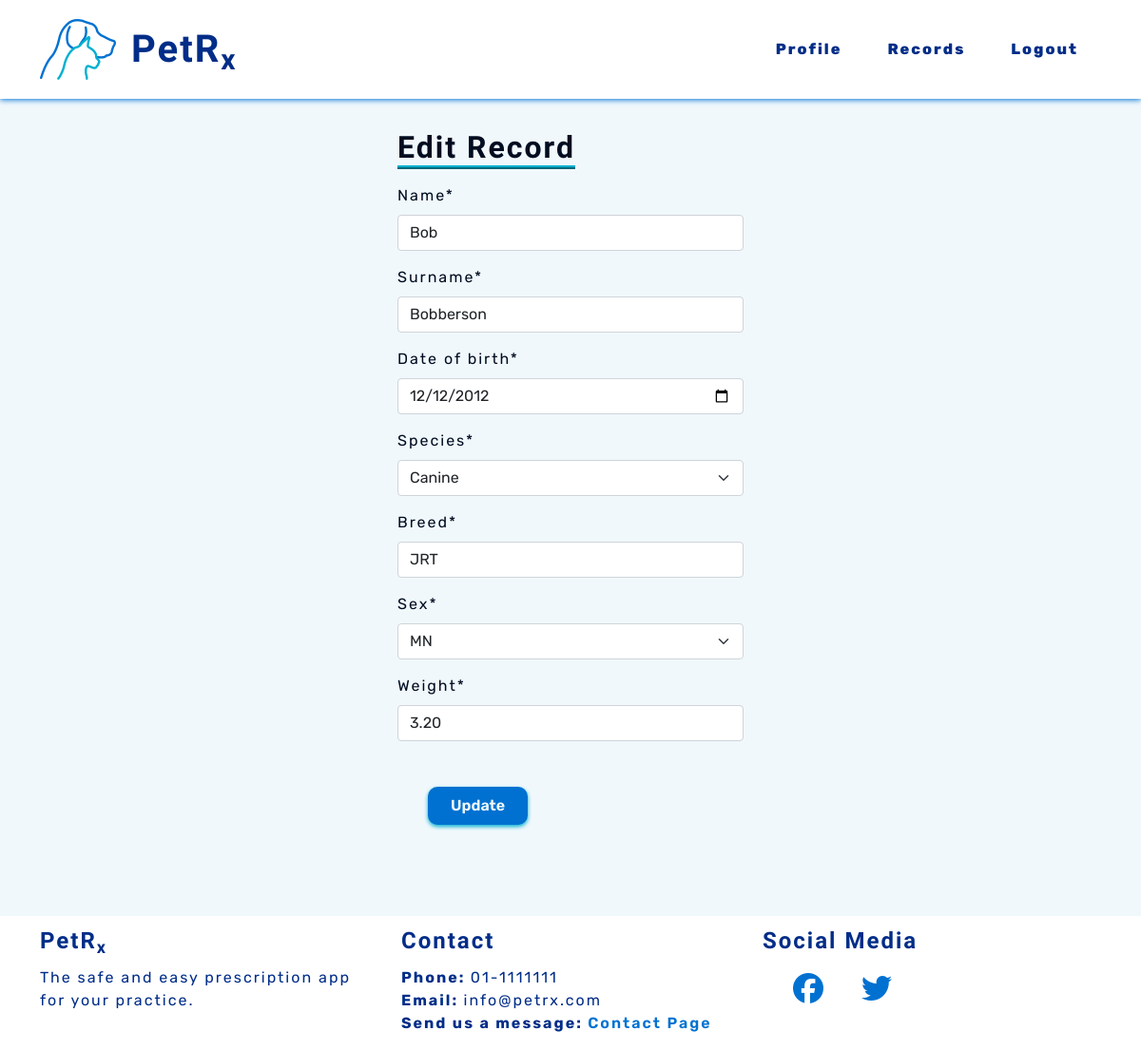
Page /records/edit-animal/1 (signed in) on the earlier database version.
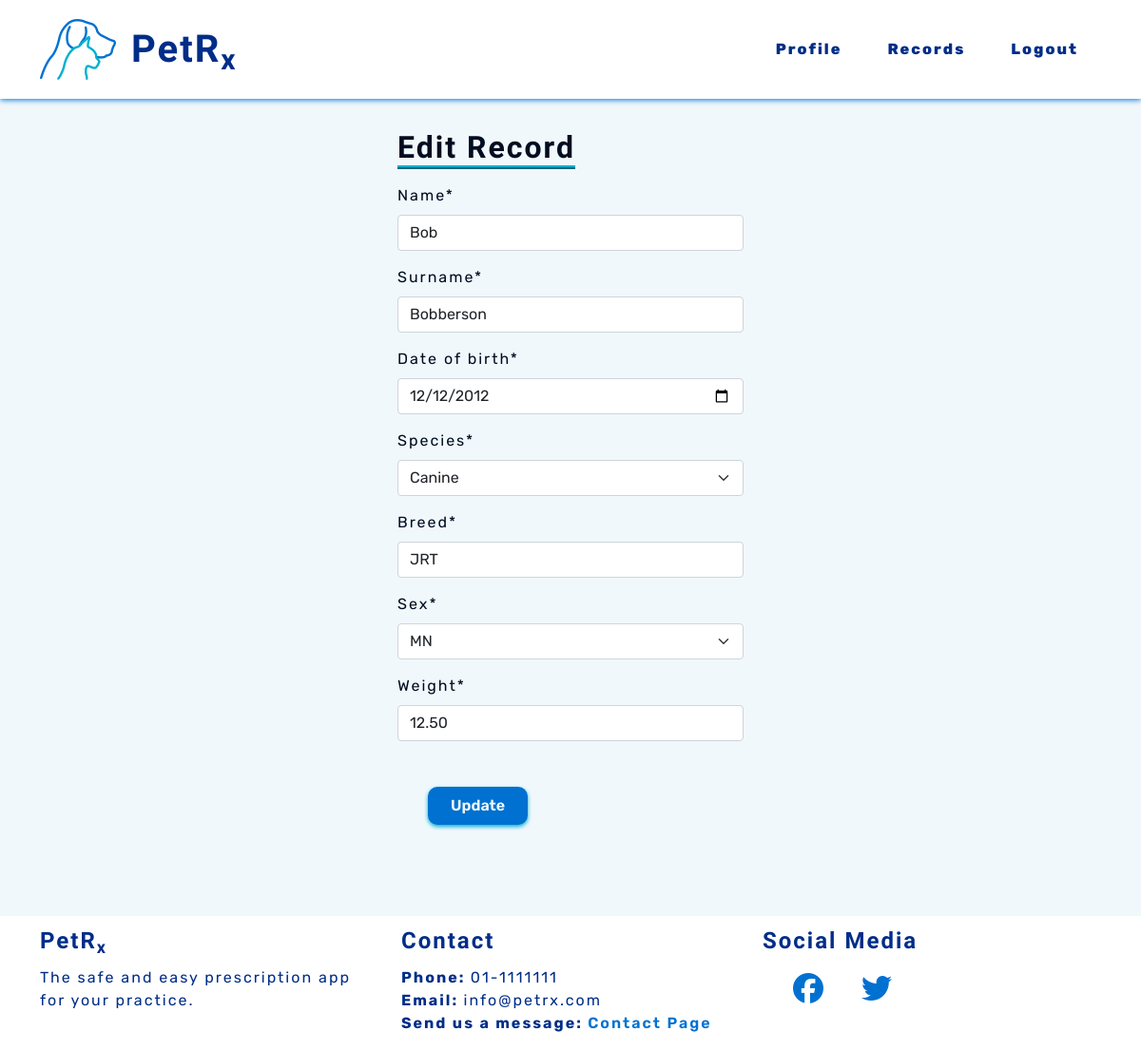
Same page on the later database version.
### records/models.py (models this page shows, shortened)
class Record(models.Model):
    name = models.CharField(max_length=50)
    surname = models.CharField(max_length=50)
    date_of_birth = models.DateField()
    species = models.CharField(choices=SPECIES, max_length=10)
    breed = models.CharField(max_length=50)
    sex = models.CharField(choices=SEX, max_length=10)
    weight = models.DecimalField(max_digits=5, decimal_places=2)
    note = models.CharField(max_length=300, blank=True)
    class Meta:
        ordering = ['surname']
        unique_together = [
            'name',
            'surname',
            'date_of_birth',
            'species',
            'sex']

### petrx/decorators.py (the view)
    def wrapper(request, *args, **kwargs):
        if request.user.is_authenticated:
            if request.user.is_active:
                return function(request, *args, **kwargs)
            else:
                return render(request, 'vetprofiles/restricted.html')
        else:
            return redirect('vetprofiles:login')

### records/forms.py
class RecordForm(forms.ModelForm):
    class Meta:
        model = Record
        fields = [
            'name',
            'surname',
            'date_of_birth',
            'species',
            'breed',
            'sex',
            'weight']
        widgets = {
            'date_of_birth': DateInput(),
        }
        error_messages = {
            NON_FIELD_ERRORS: {
                'unique_together': "A record already exists with the same %(field_labels)s.",  # noqa
            }}

### records/views.py (called while the page is built)
@vet_login_and_active
def edit_animal(request, animal_id):
    record = Record.objects.get(id=animal_id)
    form = RecordForm(request.POST or None, instance=record)
    if form.is_valid():
        form.save()
        return redirect('records:animal_profile', animal_id=animal_id)
    else:
        form = RecordForm(request.POST or None, instance=record)
    context = {
        'record': record,
        'edit_form': form
    }
    return render(request, 'records/edit_animal.html', context)

### records/templates/records/edit_animal.html (shortened to what this page needs)
{% extends 'base.html' %}
{% block content %}
{% load crispy_forms_tags %}
<div class="container-md d-flex justify-content-center">
    <div class="col-md-4">
        <h2 class="subheadings">Edit Record</h2>
        <form method="POST">
            {{ edit_form|crispy }}
            <button class="pet-btns" type="submit">Update</button>
        </form>
    </div>
</div>
{% endblock %}

Differences in the rows shown:
changed Record "Bob": weight "3.20" → "12.50"
